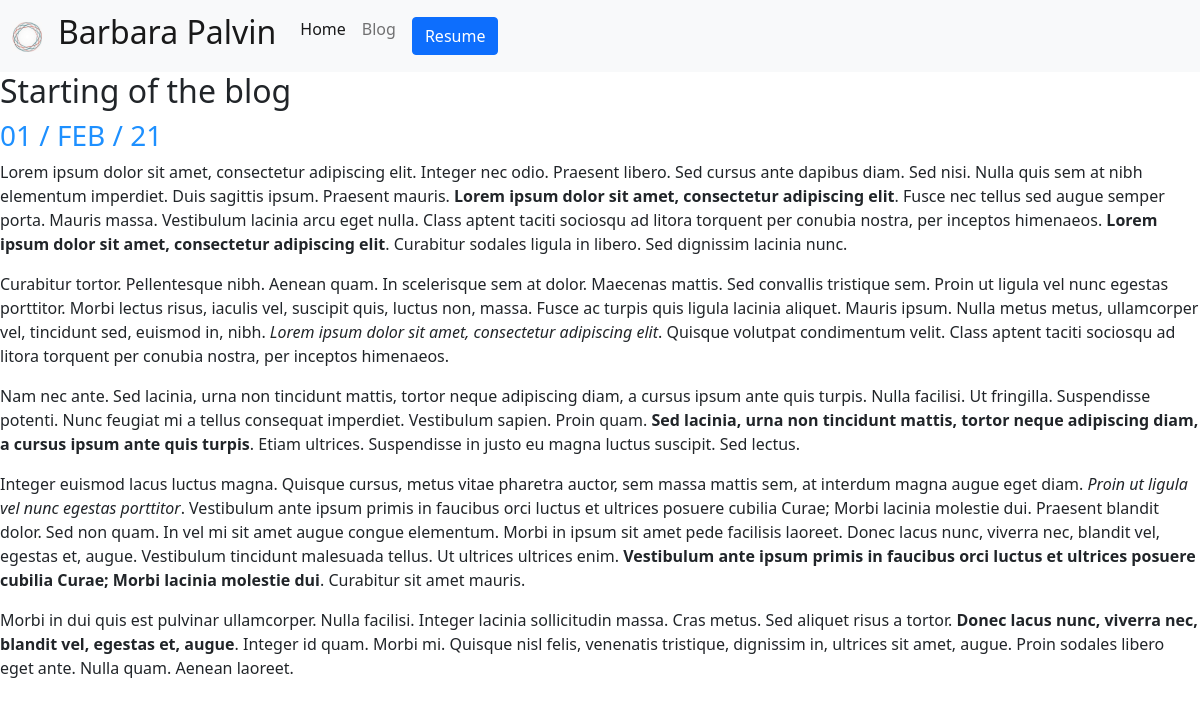
The page /blog/6/ on the database its author committed.
### blog/models.py (models this page shows, shortened)
class blog(models.Model):
    title = models.CharField(max_length=30)
    date = models.DateField()
    description = models.TextField()

### blog/views.py (the view)
# urls.py: path('<int:blog_id>/',views.detail,name = 'detail'),
def detail(request, blog_id):
    Blog = get_object_or_404(blog, pk=blog_id)
    return render(request,'blog/detail.html',{'Blog':Blog})

### blog/templates/blog/detail.html
{% extends 'portfolio/base.html' %}
{% block content %}
<h2>{{Blog.title}}</h2>
<h3 style="color:DodgerBlue">{{Blog.date|date:'d / M / y'|upper }}</h3>
{{Blog.description|safe}}
{% endblock %}

### rows shown on the page
blog: title "Starting of the blog", date "01 / FEB / 21", description "Lorem ipsum dolor sit amet, consectetur adipiscing elit. Integer nec odio. Praesent libero. Sed cursus ante dapibus diam. Sed nisi. Nulla quis sem at nibh elementum imperdiet. Duis sagittis ipsum. Praesent mauris. Lorem ipsum dolor sit amet, consectetur adipiscing elit . Fusce nec tellus sed augue semper porta. Mauris massa. Vestibulum lacinia arcu eget nulla. Class aptent taciti sociosqu ad litora torquent per conubia nostra, per inceptos himenaeos. Lorem ipsum dolor sit amet, consectetur adipiscing elit . Curabitur sodales ligula in libero. Sed dignissim lacinia nunc. Curabitur tortor. Pellentesque nibh. Aenean quam. In scelerisque sem at dolor. Maecenas mattis. Sed convallis tristique…"
